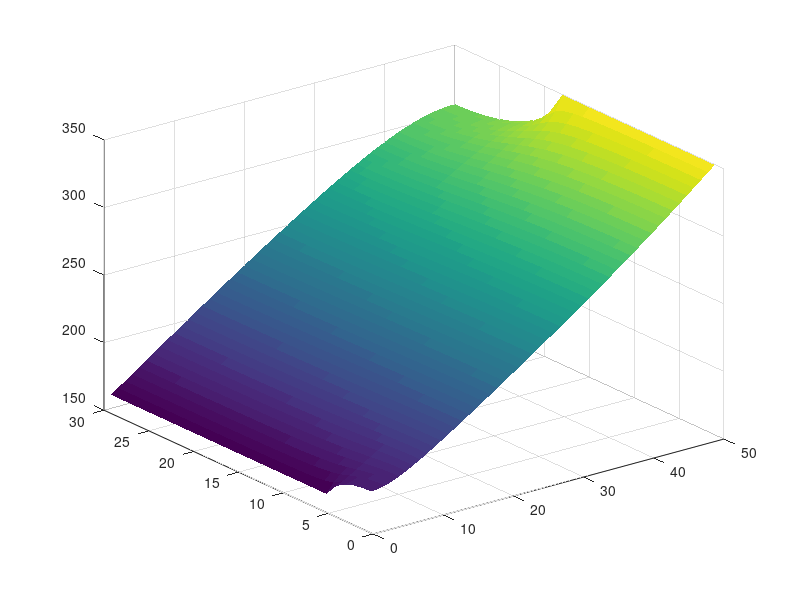
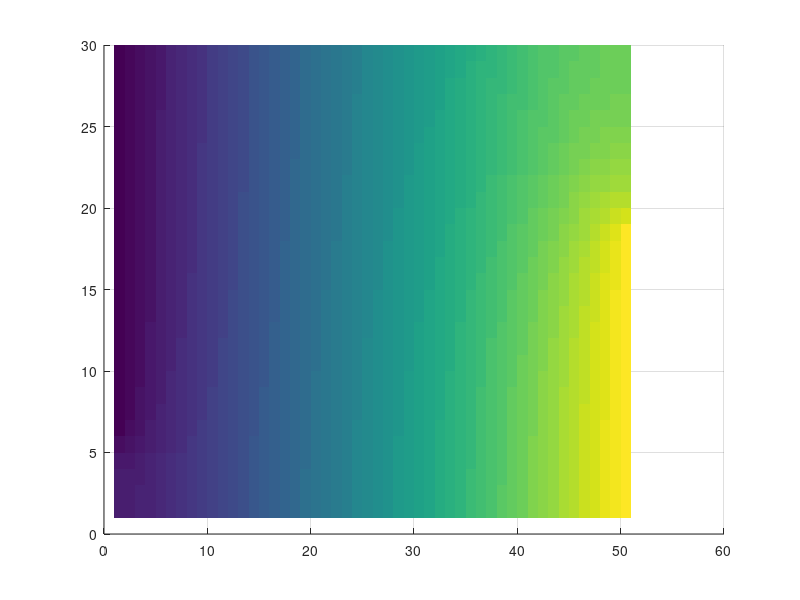

Write MATLAB code to recreate these figures, in order.
close all
clear all

a = 25;
TLeft = 160.0; 
TRight = 350.0; 
WIDTH = 20; 
HEIGHT = 12; 
HeightLeftZone = 10; 
HeightRightZone = 7;

MAX_ITER = 10000;
eps = 0.01;
Lambda = 1.7;

h = 0.4;
i_max = floor(WIDTH / h);
j_max = floor(HEIGHT / h);
j_max_left = floor(HeightLeftZone / h) ;
j_min_right = j_max - ceil(HeightRightZone / h);

Temperatures = repmat(TRight, j_max, i_max);

for k = j_max - j_max_left + 1:j_max
   Temperatures(k, 1) = TLeft; 
end



deltaMax = 1 + eps;
num_iter = 0;
Temp_help = 0;
delta = 0;

while num_iter < MAX_ITER && deltaMax > eps
    deltaMax = 0;
    for j = 2:j_max - j_max_left
            Temp_help = 0.5 * (0.5 * (Temperatures(j - 1, 1) + Temperatures(j + 1, 1)) + Temperatures(j, 2));    
            delta = Lambda * (Temp_help - Temperatures(j, 1));
            Temperatures(j, 1) = Temperatures(j, 1) + delta;
            delta = abs(delta);
            if delta > deltaMax
                deltaMax = delta;
            end
    end
        
    Temp_help =  0.5 * (Temperatures(1, 2) + Temperatures(2, 1));
    delta = Lambda * (Temp_help - Temperatures(1, 1));
    Temperatures(1, 1) = Temperatures(1, 1) + delta;
    delta = abs(delta);
    if delta > deltaMax
        deltaMax = delta;
    end
    
    for i = 2:i_max -1 
        for j = 2:j_max - 1
            Temp_help = 0.25 * (Temperatures(j - 1, i) + Temperatures(j + 1, i) + Temperatures(j, i - 1) + Temperatures(j, i + 1));    
            delta = Lambda * (Temp_help - Temperatures(j, i));
            Temperatures(j, i) = Temperatures(j, i) + delta;
            delta = abs(delta);
            if delta > deltaMax
                deltaMax = delta;
            end
        end
    end
    
    for i = 2:i_max - 1
            Temp_help = 0.5 * (0.5 * (Temperatures(j_max, i - 1) + Temperatures(j_max, i + 1)) + Temperatures(j_max - 1, i));    
            delta =  Lambda * (Temp_help - Temperatures(j_max, i));
            Temperatures(j_max, i) = Temperatures(j_max, i) + delta;
            delta = abs(delta);
            if delta > deltaMax
                deltaMax = delta;
            end
            
            Temp_help = 0.5 * (0.5 * (Temperatures(1, i - 1) + Temperatures(1, i + 1)) + Temperatures(2, i));
            delta = Lambda * (Temp_help - Temperatures(1, i));
            Temperatures(1, i) = Temperatures(1, i) + delta;        
            delta = abs(delta);
            if delta > deltaMax
                deltaMax = delta;
            end
    end
    
    for j = j_max - j_min_right + 1:j_max - 1
            Temp_help = 0.5 * (0.5 * (Temperatures(j - 1, i_max) + Temperatures(j + 1, i_max)) + Temperatures(j, i_max - 1));    
            delta = Lambda * (Temp_help - Temperatures(j, i_max));
            Temperatures(j, i_max) = Temperatures(j, i_max) + delta;
            delta = abs(delta);
            if delta > deltaMax
                deltaMax = delta;
            end
    end
    
    Temp_help =  0.5 * (Temperatures(j_max - 1, i_max) + Temperatures(j_max, i_max - 1));
    delta = Lambda * (Temp_help - Temperatures(j_max, i_max));
    Temperatures(j_max, i_max) = Temperatures(j_max, i_max) + delta;
    delta = abs(delta);
    if delta > deltaMax
        deltaMax = delta;
    end
    num_iter = num_iter + 1; 
end

disp(deltaMax);

figure;
disp(Temperatures);
surf(Temperatures,'EdgeColor', 'None');

for j=1:j_max
    Temperatures(j, i_max+1) = min(TLeft, TRight);
end
figure;
surf(Temperatures,'EdgeColor', 'None');
view(2);